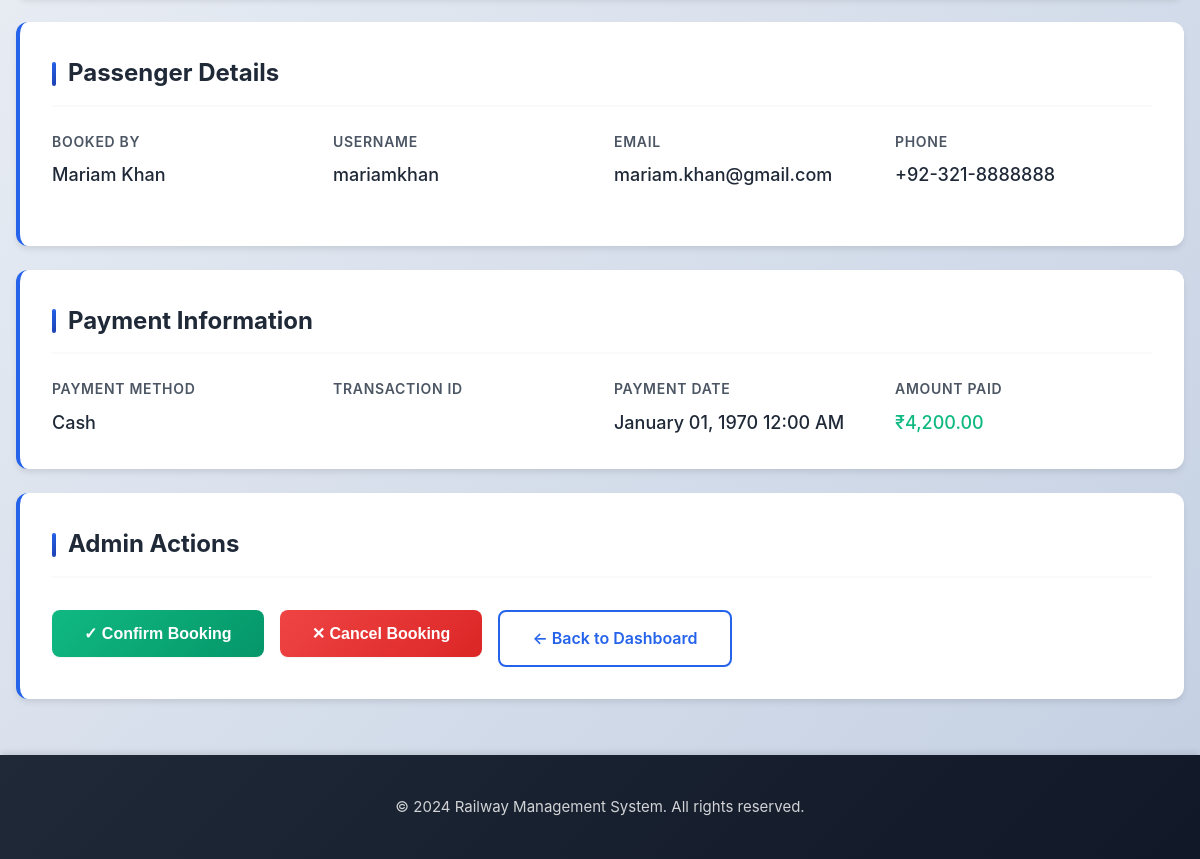
The app's page /booking-admin.php?id=8 (signed in, lower part), older data.
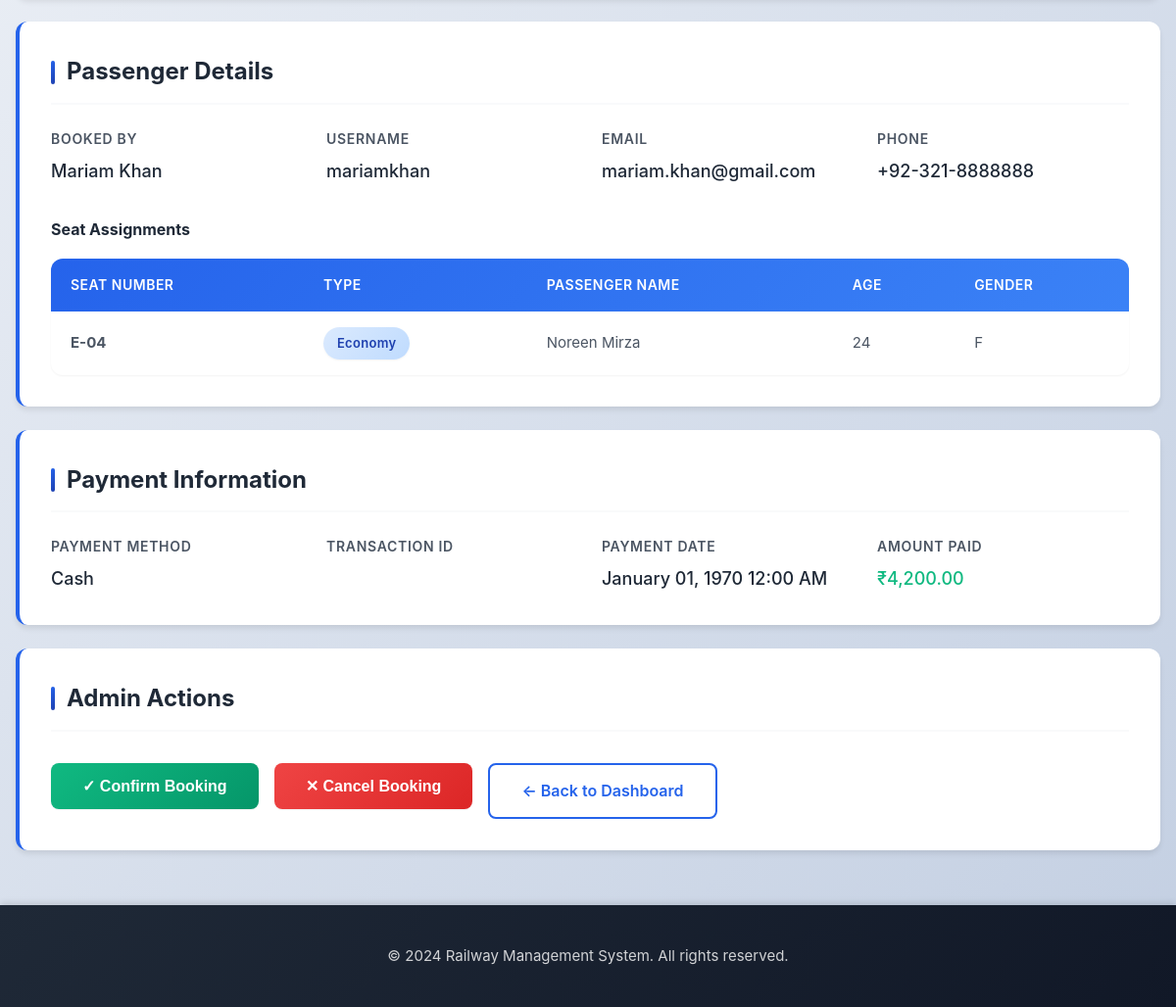
The same page, newer data.
### tables this page shows
CREATE TABLE IF NOT EXISTS booking_seats (
    booking_seat_id INT PRIMARY KEY AUTO_INCREMENT,
    booking_id INT NOT NULL,
    seat_id INT NOT NULL,
    passenger_name VARCHAR(100) NOT NULL,
    passenger_age INT,
    passenger_gender ENUM('M', 'F', 'Other'),
    created_at TIMESTAMP DEFAULT CURRENT_TIMESTAMP,
    FOREIGN KEY (booking_id) REFERENCES bookings(booking_id) ON DELETE CASCADE,
    FOREIGN KEY (seat_id) REFERENCES seats(seat_id) ON DELETE CASCADE
);

CREATE TABLE IF NOT EXISTS seats (
    seat_id INT PRIMARY KEY AUTO_INCREMENT,
    train_id INT NOT NULL,
    route_id INT NOT NULL,
    seat_number VARCHAR(10) NOT NULL,
    seat_type ENUM('economy', 'premium', 'luxury') DEFAULT 'economy',
    status ENUM('available', 'booked', 'reserved') DEFAULT 'available',
    created_at TIMESTAMP DEFAULT CURRENT_TIMESTAMP,
    FOREIGN KEY (train_id) REFERENCES trains(train_id) ON DELETE CASCADE,
    FOREIGN KEY (route_id) REFERENCES routes(route_id) ON DELETE CASCADE,
    UNIQUE KEY unique_seat (train_id, route_id, seat_number)
);

### src/classes/Database.php (called while the page is built, shortened)
<?php
class Database {
    private $host = DB_HOST;
    private $db_name = DB_NAME;
    private $user = DB_USER;
    private $password = DB_PASS;
    private $port = DB_PORT;
    private $connection;
    public function connect() {
        $this->connection = new mysqli(
            $this->host,
            $this->user,
            $this->password,
            $this->db_name,
            $this->port
        );
        $this->connection->set_charset('utf8');
        return $this->connection;
    }
    private function ensureCancellationColumns(): void {
        $db = $this->connection->real_escape_string($this->db_name);
        $columns = [
            'cancellation_reason' => "ALTER TABLE bookings ADD COLUMN cancellation_reason VARCHAR(255) DEFAULT NULL",
            'cancellation_fee'    => "ALTER TABLE bookings ADD COLUMN cancellation_fee    DECIMAL(10,2) DEFAULT 0.00",
            'refund_amount'       => "ALTER TABLE bookings ADD COLUMN refund_amount       DECIMAL(10,2) DEFAULT 0.00",
            'cancelled_at'        => "ALTER TABLE bookings ADD COLUMN cancelled_at        DATETIME DEFAULT NULL",
        ];
        foreach ($columns as $col => $ddl) {
            $check = $this->connection->query(
                "SELECT 1 FROM information_schema.COLUMNS
                 WHERE TABLE_SCHEMA = '{$db}' AND TABLE_NAME = 'bookings' AND COLUMN_NAME = '{$col}'"
            );
            if ($check && $check->num_rows === 0) {
                $this->connection->query($ddl);
            }
        }
    }
    private function ensureNotificationColumns(): void {
        $db = $this->connection->real_escape_string($this->db_name);
        $columns = [
            'type'       => "ALTER TABLE notifications ADD COLUMN type       VARCHAR(30)  NOT NULL DEFAULT 'info'",
            'related_id' => "ALTER TABLE notifications ADD COLUMN related_id  INT          NOT NULL DEFAULT 0",
        ];
        foreach ($columns as $col => $ddl) {
            $check = $this->connection->query(
                "SELECT 1 FROM information_schema.COLUMNS
                 WHERE TABLE_SCHEMA = '{$db}' AND TABLE_NAME = 'notifications' AND COLUMN_NAME = '{$col}'"
            );
            if ($check && $check->num_rows === 0) {
                $this->connection->query($ddl);
            }
        }
    }
    public function select($query) {
        $result = $this->connection->query($query);
        $data = array();
        if ($result->num_rows > 0) {
            while ($row = $result->fetch_assoc()) {
                array_push($data, $row);
            }
            return $data;
        } else {
            return false;
        }
    }
}
?>

### booking-admin.php (the view, shortened to what the changed rows need)
<?php
require_once 'config/database.php';
require_once 'src/classes/Database.php';
$database = new Database();
$database->connect();
$booking_id = intval($_GET['id']);
$seats_query = "SELECT bs.*, s.seat_number, s.seat_type
                FROM booking_seats bs
                JOIN seats s ON bs.seat_id = s.seat_id
                WHERE bs.booking_id = {$booking_id}";
$passengers = $database->select($seats_query);
if (!$passengers) {
    $passengers = array();
}
?>
<!DOCTYPE html>
<html lang="en">
<head>
    <link rel="stylesheet" href="public/css/style.css">
</head>
<body>
    <main class="main-content">
        <div class="container" style="max-width: 1200px; padding: 2rem 1rem;">
            <div class="detail-section">
                <h3 class="section-title">Passenger Details</h3>
                <div class="detail-grid" style="margin-bottom: 1.5rem;">
                    <div class="detail-item">
                    </div>
                    <div class="detail-item">
                    </div>
                    <div class="detail-item">
                    </div>
                    <div class="detail-item">
                    </div>
                </div>
                <?php if (!empty($passengers)): ?>
                    <h4 style="margin-top: 2rem; margin-bottom: 1rem; color: var(--text-dark);">Seat Assignments</h4>
                    <table class="table passengers-table">
                        <thead>
                            <tr>
                                <th>Seat Number</th>
                                <th>Type</th>
                                <th>Passenger Name</th>
                                <th>Age</th>
                                <th>Gender</th>
                            </tr>
                        </thead>
                        <tbody>
                            <?php foreach ($passengers as $passenger): ?>
                                <tr>
                                    <td><strong><?php echo $passenger['seat_number']; ?></strong></td>
                                    <td>
                                        <span class="badge badge-info">
                                            <?php echo ucfirst($passenger['seat_type']); ?>
                                        </span>
                                    </td>
                                    <td><?php echo $passenger['passenger_name']; ?></td>
                                    <td><?php echo $passenger['passenger_age'] ?: 'N/A'; ?></td>
                                    <td><?php echo $passenger['passenger_gender'] ? ucfirst($passenger['passenger_gender']) : 'N/A'; ?></td>
                                </tr>
                            <?php endforeach; ?>
                        </tbody>
                    </table>
                <?php endif; ?>
            </div>
        </div>
    </main>
</body>
</html>

Row changes from the older to the newer data that the page shows:
added booking_seats: seat.seat_number "E-04", seat.seat_type "Economy", passenger_name "Noreen Mirza", passenger_age "24", passenger_gender "F"
Text that changed along with them:
text now shown: "Seat Assignments SEAT NUMBER TYPE PASSENGER NAME AGE GENDER"
